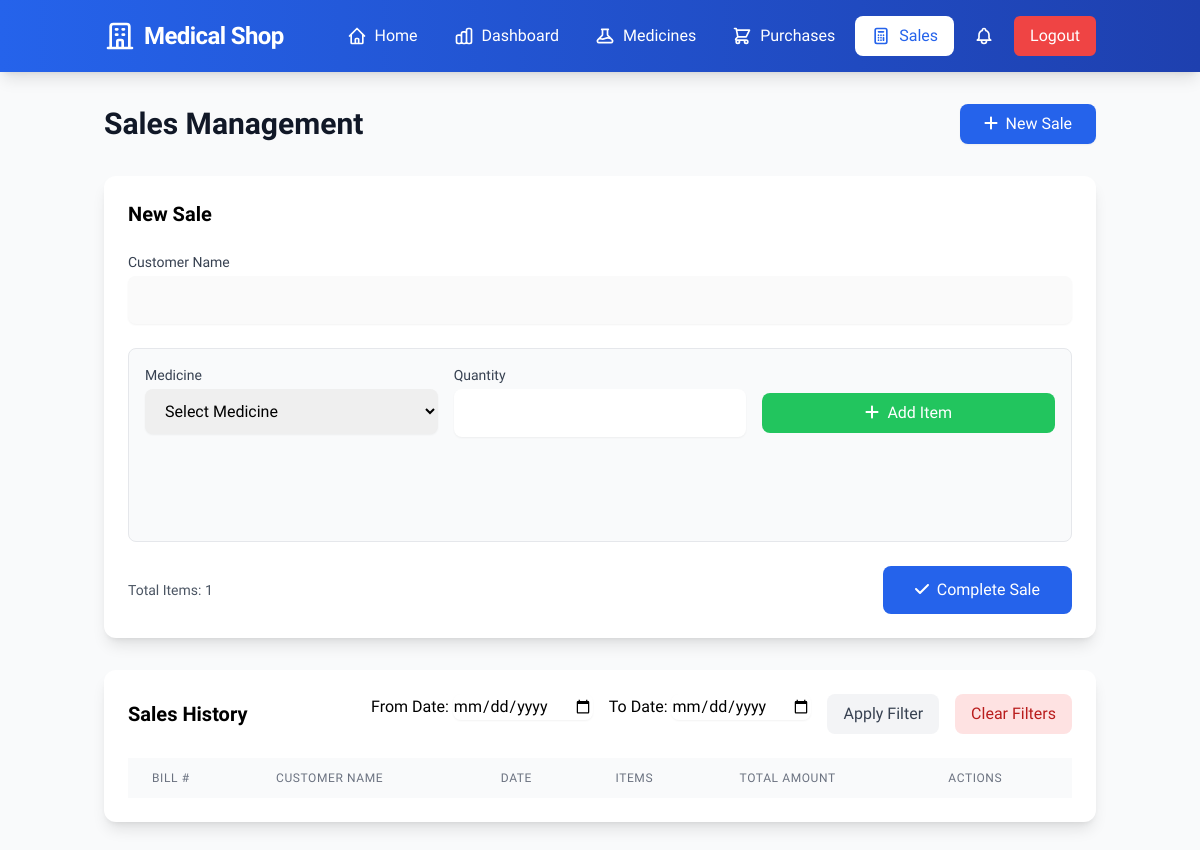
The page /pages/sales.php (signed in) on the database as committed earlier.
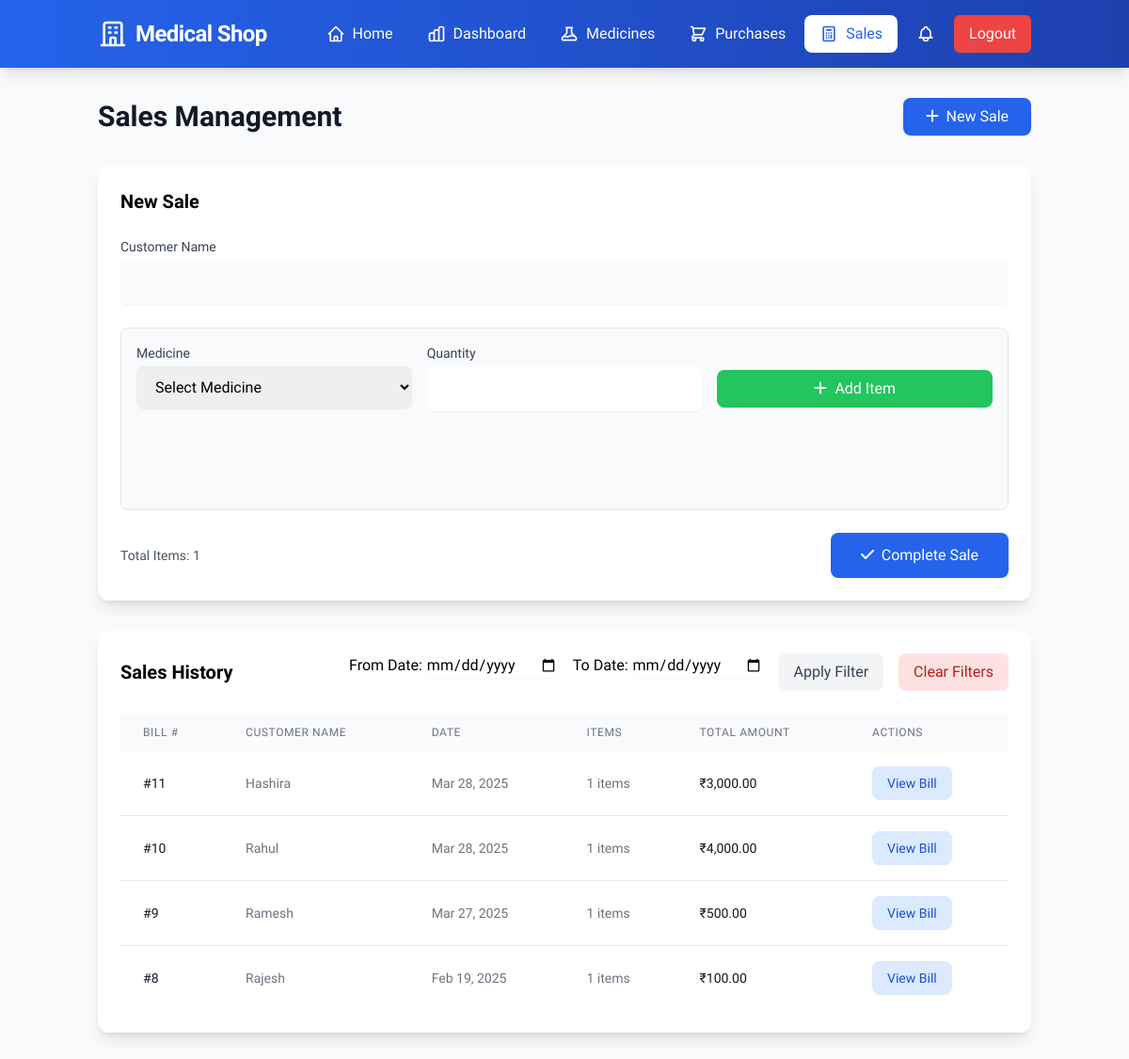
The same page on the database as committed later.
### tables this page shows
CREATE TABLE `sales` (
  `id` int(11) NOT NULL,
  `medicine_id` int(11) DEFAULT NULL,
  `quantity_sold` int(11) NOT NULL,
  `sale_price` decimal(10,2) NOT NULL,
  `sale_date` date NOT NULL
);

CREATE TABLE `bills` (
  `id` int(11) NOT NULL,
  `total_amount` decimal(10,2) NOT NULL,
  `bill_date` date NOT NULL,
  `customer_name` varchar(255) NOT NULL
);

### classes/Sale.php (called while the page is built, shortened)
<?php
class Sale
{
    private $conn;
    public function __construct($db)
    {
        $this->conn = $db;
    }
    public function getSalesHistory($filters = [])
    {
        $where_conditions = [];
        $params = [];
        $types = "";
        $where_clause = !empty($where_conditions) ? "WHERE " . implode(" AND ", $where_conditions) : "";
        $query = "SELECT s.*, m.name as medicine_name, b.id as bill_id,
                         b.total_amount as bill_total, b.bill_date,
                         b.customer_name, -- Added customer_name
                         COUNT(bs2.sale_id) as items_in_bill
                  FROM sales s
                  JOIN medicines m ON s.medicine_id = m.id
                  JOIN bill_sales bs ON s.id = bs.sale_id
                  JOIN bills b ON bs.bill_id = b.id
                  LEFT JOIN bill_sales bs2 ON b.id = bs2.bill_id
                  $where_clause
                  GROUP BY b.id, s.id
                  ORDER BY b.bill_date DESC, b.id DESC";
        try {
            if (!empty($params)) {
                $stmt = $this->conn->prepare($query);
                if ($stmt === false) {
                    throw new Exception("Prepare failed: " . $this->conn->error);
                }
                $stmt->bind_param($types, ...$params);
                if (!$stmt->execute()) {
                    throw new Exception("Execute failed: " . $stmt->error);
                }
                $result = $stmt->get_result();
            } else {
                $result = $this->conn->query($query);
            }
            return $result;
        } catch (Exception $e) {
            error_log("Database error: " . $e->getMessage());
            return $this->conn->query("SELECT * FROM sales WHERE 1=0");
        }
    }
}

### pages/sales.php (the view, shortened to what the changed rows need)
<?php
require_once '../classes/Sale.php';
$database = new Database();
$db = $database->getConnection();
$sale = new Sale($db);
$filters = [];
$sales_history = $sale->getSalesHistory($filters);
?>
<!DOCTYPE html>
<html lang="en">
<head>
    <script src="https://cdn.tailwindcss.com"></script>
    <link href="/msms/assets/css/custom.css" rel="stylesheet">
</head>
<body class="bg-gray-50 min-h-screen">
    <div class="container mx-auto px-4 py-8">
        <div class="no-print">
            <div class="flex justify-between items-center mb-8">
                <h1 class="text-3xl font-bold text-gray-900">Sales Management</h1>
            </div>
            <form id="newSaleForm" method="POST" class="bg-white rounded-xl shadow-lg p-6 mb-8">
                <h2 class="text-xl font-semibold mb-6">New Sale</h2>
            </form>
            <div class="bg-white rounded-xl shadow-lg p-6">
                <div class="flex justify-between items-center mb-6">
                    <h2 class="text-xl font-semibold">Sales History</h2>
                </div>
                <div class="overflow-x-auto">
                    <table class="w-full">
                        <thead>
                            <tr class="bg-gray-50 text-left">
                                <th class="px-6 py-3 text-xs font-medium text-gray-500 uppercase tracking-wider">Bill #</th>
                                <th class="px-6 py-3 text-xs font-medium text-gray-500 uppercase tracking-wider">Customer Name</th>
                                <th class="px-6 py-3 text-xs font-medium text-gray-500 uppercase tracking-wider">Date</th>
                                <th class="px-6 py-3 text-xs font-medium text-gray-500 uppercase tracking-wider">Items</th>
                                <th class="px-6 py-3 text-xs font-medium text-gray-500 uppercase tracking-wider">Total Amount</th>
                                <th class="px-6 py-3 text-xs font-medium text-gray-500 uppercase tracking-wider">Actions</th>
                            </tr>
                        </thead>
                        <tbody class="divide-y divide-gray-200">
                            <?php
                            $current_bill = null;
                            $bill_items = [];
                            while ($row = $sales_history->fetch_assoc()):
                                if ($current_bill !== $row['bill_id']):
                                    if ($current_bill !== null):
                            ?>
                                        <tr class="hover:bg-gray-50 transition-colors duration-200">
                                            <td class="px-6 py-4 whitespace-nowrap text-sm text-gray-900">
                                                #<?php echo $current_bill; ?>
                                            </td>
                                            <td class="px-6 py-4 whitespace-nowrap text-sm text-gray-500">
                                                <?php echo htmlspecialchars($customer_name); ?>
                                            </td>
                                            <td class="px-6 py-4 whitespace-nowrap text-sm text-gray-500">
                                                <?php echo date('M j, Y', strtotime($bill_date)); ?>
                                            </td>
                                            <td class="px-6 py-4 whitespace-nowrap text-sm text-gray-500">
                                                <?php echo count($bill_items); ?> items
                                            </td>
                                            <td class="px-6 py-4 whitespace-nowrap text-sm text-gray-900 font-medium">
                                                ₹<?php echo number_format($bill_total, 2); ?>
                                            </td>
                                            <td class="px-6 py-4 whitespace-nowrap text-sm">
                                                <button onclick="viewBill(<?php echo $current_bill; ?>)"
                                                    class="bg-blue-100 text-blue-700 px-4 py-2 rounded-lg hover:bg-blue-200 transition-colors duration-200">
                                                    View Bill
                                                </button>
                                            </td>
                                        </tr>
                                <?php
                                    endif;
                                    $current_bill = $row['bill_id'];
                                    $bill_date = $row['sale_date'];
                                    $customer_name = $row['customer_name'];
                                    $bill_total = $row['bill_total'];
                                    $bill_items = [];
                                endif;
                                $bill_items[] = $row;
                            endwhile;
                            if ($current_bill !== null):
                                ?>
                                <tr class="hover:bg-gray-50 transition-colors duration-200">
                                    <td class="px-6 py-4 whitespace-nowrap text-sm text-gray-900">
                                        #<?php echo $current_bill; ?>
                                    </td>
                                    <td class="px-6 py-4 whitespace-nowrap text-sm text-gray-500">
                                        <?php echo htmlspecialchars($customer_name); ?>
                                    </td>
                                    <td class="px-6 py-4 whitespace-nowrap text-sm text-gray-500">
                                        <?php echo date('M j, Y', strtotime($bill_date)); ?>
                                    </td>
                                    <td class="px-6 py-4 whitespace-nowrap text-sm text-gray-500">
                                        <?php echo count($bill_items); ?> items
                                    </td>
                                    <td class="px-6 py-4 whitespace-nowrap text-sm text-gray-900 font-medium">
                                        ₹<?php echo number_format($bill_total, 2); ?>
                                    </td>
                                    <td class="px-6 py-4 whitespace-nowrap text-sm">
                                        <button onclick="viewBill(<?php echo $current_bill; ?>)"
                                            class="bg-blue-100 text-blue-700 px-4 py-2 rounded-lg hover:bg-blue-200 transition-colors duration-200">
                                            View Bill
                                        </button>
                                    </td>
                                </tr>
                            <?php endif; ?>
                        </tbody>
                    </table>
                </div>
            </div>
        </div>
    </div>
</body>
</html>

Rows that differ between the two databases and show on the page:
added sales: count($bill_items) "1", sale_date "Mar 28, 2025"
added bills: id "11", customer_name "Hashira", total_amount "3,000.00"
added sales: sale_date "Mar 28, 2025"
added sales: count($bill_items) "1", sale_date "Mar 27, 2025"
added bills: id "10", customer_name "Rahul", total_amount "4,000.00"
added sales: count($bill_items) "1", sale_date "Feb 19, 2025"
added bills: id "9", customer_name "Ramesh", total_amount "500.00"
added bills: id "8", customer_name "Rajesh", total_amount "100.00"
Other text that changed with them:
count($bill_items): (not shown) → "1"
text now shown: "# items ₹ View Bill"
